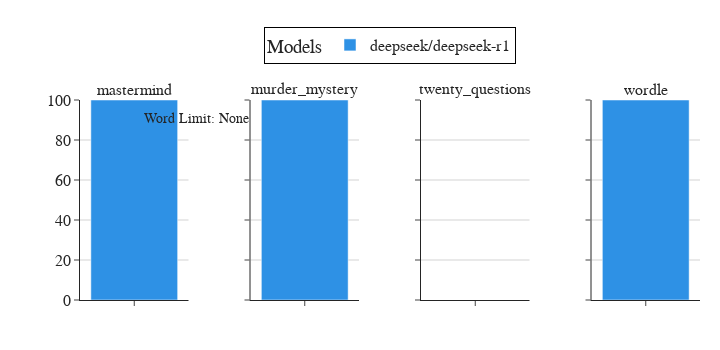

Here is the notebook cell this chart was saved with:
### Code cell
fig = plot_win_rates(summary_df_history)
fig.show()

### Figure 1 — Plotly figure (JSON) as saved in the notebook; plotly's stock layout.template omitted (floating-point values rounded to 4 significant figures)
{"data": [{"hovertemplate": "Env: mastermind<br>Word Limit: None<br>Model: deepseek/deepseek-r1<br>Success Rate: {y:.2f}%", "marker": {"color": "#2E91E5"}, "name": "deepseek/deepseek-r1", "showlegend": true, "type": "bar", "width": 0.8, "x": ["deepseek/deepseek-r1"], "xaxis": "x", "y": [100.0], "yaxis": "y"}, {"hovertemplate": "Env: murder_mystery<br>Word Limit: None<br>Model: deepseek/deepseek-r1<br>Success Rate: {y:.2f}%", "marker": {"color": "#2E91E5"}, "name": "deepseek/deepseek-r1", "showlegend": false, "type": "bar", "width": 0.8, "x": ["deepseek/deepseek-r1"], "xaxis": "x2", "y": [100.0], "yaxis": "y2"}, {"hovertemplate": "Env: twenty_questions<br>Word Limit: None<br>Model: deepseek/deepseek-r1<br>Success Rate: {y:.2f}%", "marker": {"color": "#2E91E5"}, "name": "deepseek/deepseek-r1", "showlegend": false, "type": "bar", "width": 0.8, "x": ["deepseek/deepseek-r1"], "xaxis": "x3", "y": [0.0], "yaxis": "y3"}, {"hovertemplate": "Env: wordle<br>Word Limit: None<br>Model: deepseek/deepseek-r1<br>Success Rate: {y:.2f}%", "marker": {"color": "#2E91E5"}, "name": "deepseek/deepseek-r1", "showlegend": false, "type": "bar", "width": 0.8, "x": ["deepseek/deepseek-r1"], "xaxis": "x4", "y": [100.0], "yaxis": "y4"}], "layout": {"annotations": [{"font": {"size": 16}, "showarrow": false, "text": "mastermind", "x": 0.0875, "xanchor": "center", "xref": "paper", "y": 1, "yanchor": "bottom", "yref": "paper"}, {"font": {"size": 16}, "showarrow": false, "text": "murder_mystery", "x": 0.3625, "xanchor": "center", "xref": "paper", "y": 1, "yanchor": "bottom", "yref": "paper"}, {"font": {"size": 16}, "showarrow": false, "text": "twenty_questions", "x": 0.6375, "xanchor": "center", "xref": "paper", "y": 1, "yanchor": "bottom", "yref": "paper"}, {"font": {"size": 16}, "showarrow": false, "text": "wordle", "x": 0.9125, "xanchor": "center", "xref": "paper", "y": 1, "yanchor": "bottom", "yref": "paper"}, {"font": {"size": 14}, "showarrow": false, "text": "Word Limit: None", "x": 0.1, "xref": "paper", "y": 0.95, "yref": "paper"}], "barmode": "group", "font": {"family": "Computer Modern, serif", "size": 16}, "height": 350, "legend": {"bgcolor": "rgba(255,255,255,0.9)", "bordercolor": "black", "borderwidth": 1, "orientation": "h", "title": {"text": "Models"}, "x": 0.5, "xanchor": "center", "y": 1.18, "yanchor": "bottom"}, "margin": {"b": 50, "l": 80, "r": 20, "t": 100}, "plot_bgcolor": "white", "showlegend": true, "width": 720, "xaxis": {"anchor": "y", "domain": [0, 0.175], "showticklabels": false}, "xaxis2": {"anchor": "y2", "domain": [0.275, 0.45], "showticklabels": false}, "xaxis3": {"anchor": "y3", "domain": [0.55, 0.725], "showticklabels": false}, "xaxis4": {"anchor": "y4", "domain": [0.825, 1], "showticklabels": false}, "yaxis": {"anchor": "x", "domain": [0, 1], "gridcolor": "lightgray", "range": [0, 100], "showgrid": true}, "yaxis2": {"anchor": "x2", "domain": [0, 1], "gridcolor": "lightgray", "matches": "y", "range": [0, 100], "showgrid": true, "showticklabels": false}, "yaxis3": {"anchor": "x3", "domain": [0, 1], "gridcolor": "lightgray", "matches": "y", "range": [0, 100], "showgrid": true, "showticklabels": false}, "yaxis4": {"anchor": "x4", "domain": [0, 1], "gridcolor": "lightgray", "matches": "y", "range": [0, 100], "showgrid": true, "showticklabels": false}}}
